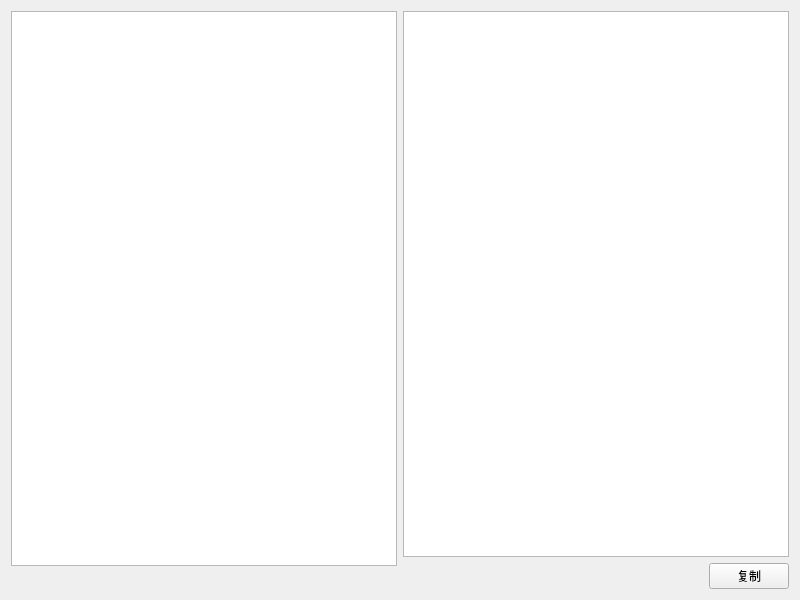
<?xml version="1.0" encoding="UTF-8"?>
<ui version="4.0">
 <class>OcrTextDlg</class>
 <widget class="QWidget" name="OcrTextDlg">
  <property name="geometry">
   <rect>
    <x>0</x>
    <y>0</y>
    <width>800</width>
    <height>600</height>
   </rect>
  </property>
  <property name="windowTitle">
   <string>Form</string>
  </property>
  <layout class="QHBoxLayout" name="horizontalLayout_3">
   <item>
    <layout class="QVBoxLayout" name="verticalLayout_2">
     <item>
      <widget class="OCRViewer" name="ocrViewer"/>
     </item>
     <item>
      <layout class="QHBoxLayout" name="horizontalLayout_2">
       <item>
        <spacer name="horizontalSpacer_2">
         <property name="orientation">
          <enum>Qt::Orientation::Horizontal</enum>
         </property>
         <property name="sizeHint" stdset="0">
          <size>
           <width>40</width>
           <height>23</height>
          </size>
         </property>
        </spacer>
       </item>
      </layout>
     </item>
    </layout>
   </item>
   <item>
    <layout class="QVBoxLayout" name="verticalLayout">
     <item>
      <widget class="QTextEdit" name="ocrOutput"/>
     </item>
     <item>
      <layout class="QHBoxLayout" name="horizontalLayout">
       <item>
        <spacer name="horizontalSpacer">
         <property name="orientation">
          <enum>Qt::Orientation::Horizontal</enum>
         </property>
         <property name="sizeHint" stdset="0">
          <size>
           <width>40</width>
           <height>20</height>
          </size>
         </property>
        </spacer>
       </item>
       <item>
        <widget class="QPushButton" name="copyBtn">
         <property name="text">
          <string>复制</string>
         </property>
        </widget>
       </item>
      </layout>
     </item>
    </layout>
   </item>
  </layout>
 </widget>
 <customwidgets>
  <customwidget>
   <class>OCRViewer</class>
   <extends>QGraphicsView</extends>
   <header>ocrviewer.h</header>
  </customwidget>
 </customwidgets>
 <resources/>
 <connections/>
</ui>
